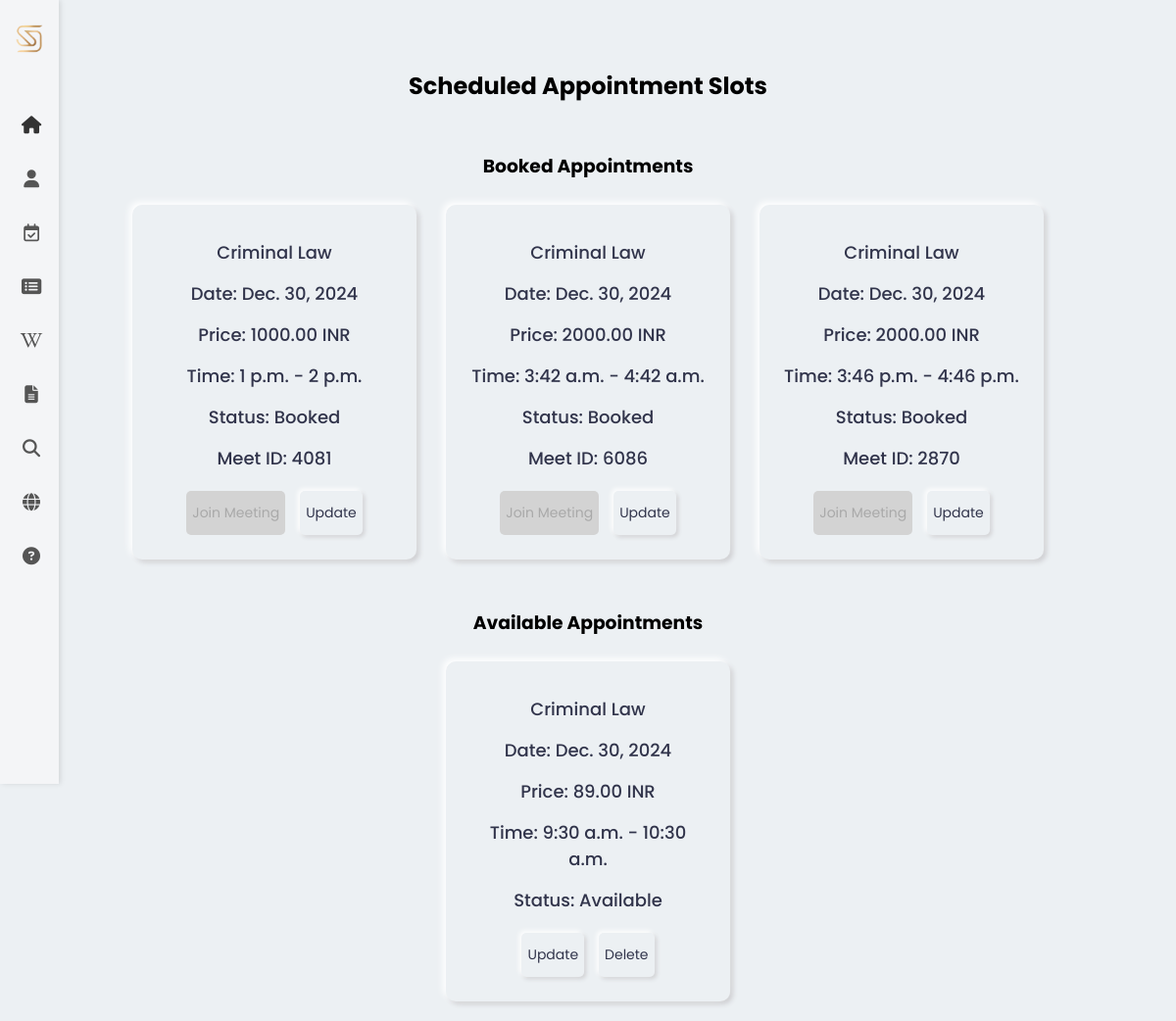
/lawyer-appointments/ (signed in), run on the app's committed database.
### home/models.py (models this page shows, shortened)
class AppointmentSlot(models.Model):
    STATUS_CHOICES = [
        ('available', 'Available'),
        ('booked', 'Booked'),
    ]
    lawyer = models.ForeignKey(User, on_delete=models.CASCADE, limit_choices_to={'users__role': 'lawyer'})
    specialization = models.CharField(max_length=100)
    date = models.DateField()
    start_time = models.TimeField()
    end_time = models.TimeField()
    amount = models.DecimalField(max_digits=10, decimal_places=2)
    status = models.CharField(max_length=10, choices=STATUS_CHOICES, default='available')
    meet_id = models.PositiveIntegerField(unique=True, blank=True, null=True)  # Match Zego Cloud's `roomID`

### home/views.py (the view)
# urls.py: path('lawyer-appointments/', views.lawyer_appointments, name='lawyer_appointments'),
def lawyer_appointments(request):
    available_slots = AppointmentSlot.objects.filter(lawyer=request.user, status='available')
    booked_slots = AppointmentSlot.objects.filter(lawyer=request.user, status='booked')
    return render(request, 'lawyer_appointment.html', {
        'available_slots': available_slots,
        'booked_slots': booked_slots,
    })

### home/templates/lawyer_appointment.html (shortened to what this page needs)
{% extends 'sidebar.html' %}
    {% load static %}
    {% block content %}
</head>
<body>
    <div class="container">
        <h2>Scheduled Appointment Slots</h2>
    </div>
    {% if booked_slots %}
    <div class="container">
        <h3>Booked Appointments</h3>
        <br>
        <div class="card-container">
            {% for slot in booked_slots %}
            <div class="wrapper"
     data-slot-id="{{ slot.id }}"
     data-slot-start-time="{{ slot.date|date:'Y-m-d' }}T{{ slot.start_time|date:'H:i:s' }}"
     data-slot-end-time="{{ slot.date|date:'Y-m-d' }}T{{ slot.end_time|date:'H:i:s' }}">
    <div class="name">{{ slot.specialization }}</div>
    <div class="name">Date: {{ slot.date }}</div>
    <div class="name">Price: {{ slot.amount }} INR</div>
    <div class="name">Time: {{ slot.start_time }} - {{ slot.end_time }}</div>
    <div class="name">Status: {{ slot.get_status_display }}</div>
    <div class="name">Meet ID: {{ slot.meet_id }}</div>
    <div class="buttons">
        <a id="join-meeting-{{ slot.id }}" class="join-meeting-button disabled"
           href="/vcall/meeting/?roomID={{ slot.meet_id }}" target="_blank">Join Meeting</a>
        <a href="{% url 'update_appointment_slot' slot.id %}">Update</a>
    </div>
</div>
            {% endfor %}
        </div>
    </div>
    {% endif %}
    {% if available_slots %}
    <div class="container">
        <h3>Available Appointments</h3>
        <br>
        <div class="card-container">
            {% for slot in available_slots %}
            <div class="wrapper">
                <div class="name">{{ slot.specialization }}</div>
                <div class="name">Date: {{ slot.date }}</div>
                <div class="name">Price: {{ slot.amount }} INR</div>
                <div class="name">Time: {{ slot.start_time }} - {{ slot.end_time }}</div>
                <div class="name">Status: {{ slot.get_status_display }}</div>
                <div class="buttons">
                    <a href="{% url 'update_appointment_slot' slot.id %}">Update</a>
                    <a href="{% url 'delete_appointment_slot' slot.id %}" onclick="return confirm('Are you sure you want to delete this appointment?');">Delete</a>
                </div>
            </div>
            {% endfor %}
        </div>
    </div>
    {% endif %}
</body>
</html>
{% endblock %}

### home/static/base_style.css (style rules this page uses)
body { margin: 0; font-family: Arial, sans-serif; }

### home/templates/sidebar.html (style rules this page uses)
body { margin: 0; font-family: Arial, sans-serif; }

### home/templates/lawyer_appointment.html (style rules this page uses)
* { margin: 0; padding: 0; box-sizing: border-box; font-family: 'Poppins', sans-serif; }
body { display: flex; flex-direction: column; align-items: center; gap: 30px; min-height: 100vh; background: #ecf0f3; padding: 20px; }
.container { width: 100%; max-width: 1200px; text-align: center; margin-top: 20px; }
.card-container { display: flex; flex-wrap: wrap; gap: 30px; justify-content: center; }
.wrapper { position: relative; width: 290px; padding: 25px; border-radius: 10px; display: flex; align-items: center; justify-content: center; flex-direction: column; background: #ecf0f3; box-shadow: -3px -3px 7px #ffffff, 3px 3px 5px #ceced1; }
.name { font-size: 18px; font-weight: 500; color: #31344b; margin: 10px 0 5px 0; }
.buttons { margin-top: 15px; display: flex; flex-direction: row; gap: 15px; width: 100%; justify-content: center; }
.buttons button, .buttons a { width: auto; border: none; outline: none; padding: 12px 6px; color: #31344b; font-size: 14px; font-weight: 400; border-radius: 5px; cursor: pointer; text-align: center; text-decoration: none; box-shadow: -2px -2px 5px #ffffff, 2px 2px 4px #ceced1; background: #ecf0f3; transition: background 0.3s, color 0.3s, transform 0.2s, box-shadow 0.2s; }
.buttons .disabled { background: #d3d3d3; cursor: not-allowed; color: #a9a9a9; pointer-events: none; box-shadow: none; transition: background 0.3s, color 0.3s; }

### data on the page
AppointmentSlot: specialization "Criminal Law", date "Dec. 30, 2024", amount "1000.00", start_time "1 p.m.", end_time "2 p.m.", status "Booked", meet_id "4081"
AppointmentSlot: specialization "Criminal Law", date "Dec. 30, 2024", amount "2000.00", start_time "3:42 a.m.", end_time "4:42 a.m.", status "Booked", meet_id "6086"
AppointmentSlot: specialization "Criminal Law", date "Dec. 30, 2024", amount "2000.00", start_time "3:46 p.m.", end_time "4:46 p.m.", status "Booked", meet_id "2870"
AppointmentSlot: specialization "Criminal Law", date "Dec. 30, 2024", amount "89.00", start_time "9:30 a.m.", end_time "10:30 a.m.", status "Available"
